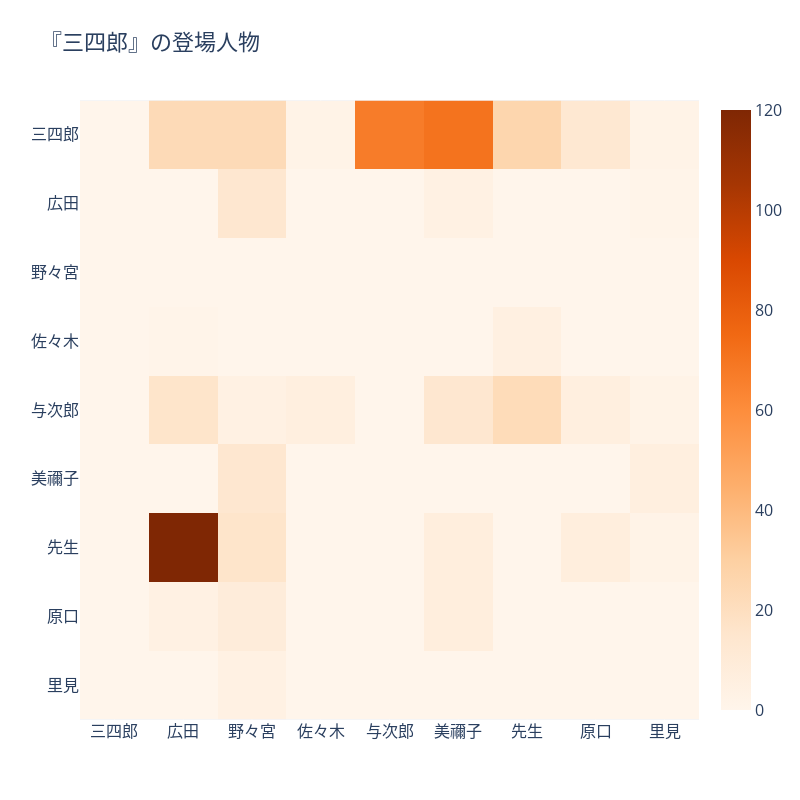

Notebook cell for this chart:
### Code cell
import plotly.express as px

fig = px.imshow(df_characters, color_continuous_scale=px.colors.sequential.Oranges,
                title="『三四郎』の登場人物", width=800, height=800)
fig.update_layout(font=dict(size=16))
fig.show()
fig.write_image("./heatmap_assignment.png", scale=2)

### Figure 1 — Plotly figure (JSON) as saved in the notebook; plotly's stock layout.template omitted (floating-point values rounded to 4 significant figures)
{"data": [{"coloraxis": "coloraxis", "hovertemplate": "x: %{x}<br>y: %{y}<br>color: %{z}<extra></extra>", "name": "0", "type": "heatmap", "x": ["三四郎", "広田", "野々宮", "佐々木", "与次郎", "美禰子", "先生", "原口", "里見"], "xaxis": "x", "y": ["三四郎", "広田", "野々宮", "佐々木", "与次郎", "美禰子", "先生", "原口", "里見"], "yaxis": "y", "z": [[0, 23, 23, 2, 67, 71, 26, 13, 2], [0, 0, 14, 0, 0, 4, 0, 0, 1], [0, 0, 0, 0, 0, 0, 0, 0, 0], [0, 1, 0, 0, 0, 0, 5, 0, 0], [0, 16, 4, 6, 0, 14, 22, 6, 2], [0, 0, 14, 0, 0, 0, 0, 0, 6], [0, 120, 16, 0, 0, 7, 0, 7, 2], [0, 4, 9, 0, 0, 7, 0, 0, 0], [0, 0, 4, 0, 0, 0, 0, 0, 0]]}], "layout": {"coloraxis": {"colorscale": [[0, "rgb(255,245,235)"], [0.125, "rgb(254,230,206)"], [0.25, "rgb(253,208,162)"], [0.375, "rgb(253,174,107)"], [0.5, "rgb(253,141,60)"], [0.625, "rgb(241,105,19)"], [0.75, "rgb(217,72,1)"], [0.875, "rgb(166,54,3)"], [1, "rgb(127,39,4)"]]}, "font": {"size": 16}, "height": 800, "title": {"text": "『三四郎』の登場人物"}, "width": 800, "xaxis": {"anchor": "y", "constrain": "domain", "domain": [0, 1], "scaleanchor": "y"}, "yaxis": {"anchor": "x", "autorange": "reversed", "constrain": "domain", "domain": [0, 1]}}}
